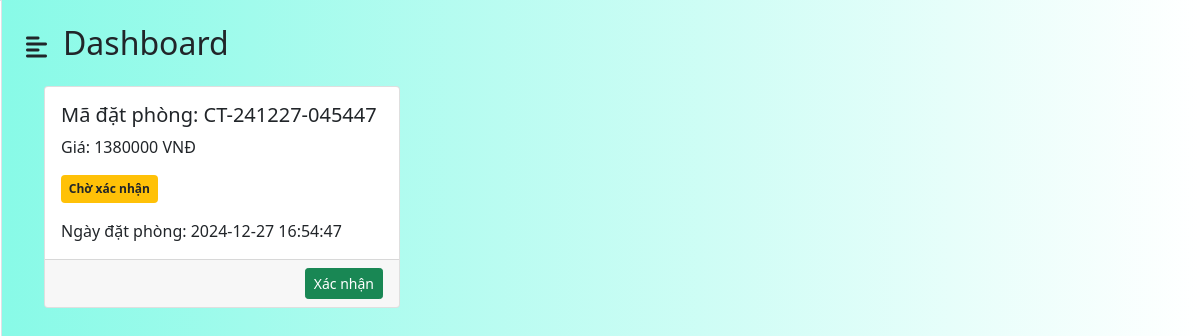
The app's page /admin/index.php?act=home (signed in) with its own data.
### tables this page shows
CREATE TABLE `bookings` (
  `id` int(11) NOT NULL,
  `seri_num` varchar(20) NOT NULL,
  `people` int(11) NOT NULL,
  `status` enum('pending','confirmed','cancelled','checkin','checkout') NOT NULL DEFAULT 'pending',
  `amount` double(10,2) NOT NULL,
  `booking_date` datetime NOT NULL
);

### admin/models/bookingmodel.php (called while the page is built, shortened)
<?php
    function getAllPending(){
        $conn = connectdb();
        $sql = "SELECT * FROM bookings WHERE status = 'pending' order by booking_date DESC";
        $stmt = $conn->prepare($sql);
        $stmt->execute();
        $kq=$stmt->fetchAll(PDO::FETCH_ASSOC);
        return $kq;
    }
?>

### admin/home.php (the view)
<div class="container">
    <div class="row">
        <?php foreach ($kq as $booking) { ?>
        <div class="col-md-4 mb-4">
            <div class="card h-100"
                onclick="window.location.href='index.php?act=viewBooking&id=<?php echo $booking['id']; ?>';"
                style="cursor: pointer;">
                <div class="card-body">
                    <h5 class="card-title">Mã đặt phòng: <?php echo $booking['seri_num']; ?></h5>
                    <p class="card-text">Giá: <?php echo $booking['amount']; ?> VNĐ</p>
                    <p class="card-text">
                        <?php
                            if ($booking['status'] == 'pending') {
                                echo '<span class="badge bg-warning text-dark py-2">Chờ xác nhận</span>';
                            }
                        ?>
                    </p>
                    <p class="card-text">Ngày đặt phòng: <?php echo $booking['booking_date']; ?></p>
                </div>
                <div class="card-footer text-end">
                    <a href="index.php?act=confirmBookingHome&id=<?php echo $booking['id']; ?>"
                        class="btn btn-success btn-sm">Xác nhận</a>
                </div>
            </div>
        </div>
        <?php } ?>
    </div>
</div>

### records on screen
bookings: seri_num "CT-241227-045447", amount "1380000", status "Chờ xác nhận", booking_date "2024-12-27 16:54:47"

### other values on screen
$title "Dashboard"
